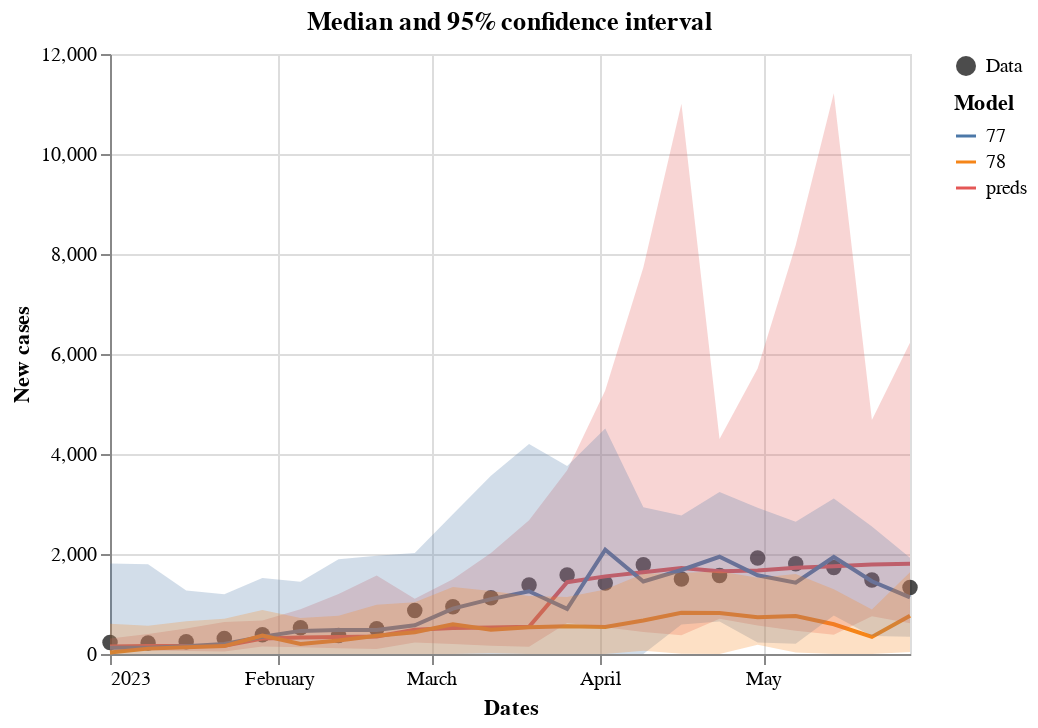

Here is the notebook cell this chart was saved with:
### Code cell
score.plot_predictions()

### Figure 1 — Vega-Lite specification as saved in the notebook (floating-point values rounded to 4 significant figures)
{"config": {"view": {"continuousWidth": 300, "continuousHeight": 300}}, "layer": [{"data": {"name": "data-31ab3405ccd4240dcb0f02c0c71558b5"}, "mark": {"type": "circle", "size": 60}, "encoding": {"color": {"field": "legend", "legend": {"title": null}, "scale": {"range": ["black"]}, "type": "nominal"}, "x": {"field": "dates", "type": "temporal"}, "y": {"field": "casos", "type": "quantitative"}}}, {"data": {"name": "data-cb85f0933e1235205f09a98c6a2bc007"}, "mark": {"type": "line"}, "encoding": {"color": {"field": "model", "legend": {"title": "Model"}, "type": "nominal"}, "x": {"field": "dates", "title": "Dates", "type": "temporal"}, "y": {"field": "preds", "title": "New cases", "type": "quantitative"}}, "title": "Median and 95% confidence interval"}, {"data": {"name": "data-cb85f0933e1235205f09a98c6a2bc007"}, "mark": {"type": "area", "opacity": 0.25}, "encoding": {"color": {"field": "model", "legend": null, "type": "nominal"}, "x": {"field": "dates", "type": "temporal"}, "y": {"field": "lower", "type": "quantitative"}, "y2": {"field": "upper"}}, "title": "Median and 95% confidence interval"}, {"data": {"name": "data-cb85f0933e1235205f09a98c6a2bc007"}, "mark": {"type": "point"}, "encoding": {"color": {"field": "model", "legend": null, "type": "nominal"}, "opacity": {"condition": {"param": "param_5", "value": 1, "empty": false}, "value": 0}, "x": {"field": "dates", "title": "Dates", "type": "temporal"}, "y": {"field": "preds", "title": "New cases", "type": "quantitative"}}, "title": "Median and 95% confidence interval"}, {"data": {"name": "data-77cc50d4a7fba1b42e2243e54cbc2147"}, "mark": {"type": "rule", "color": "gray"}, "encoding": {"opacity": {"condition": {"param": "param_5", "value": 0.3, "empty": false}, "value": 0}, "tooltip": [{"field": "dates", "title": "Date", "type": "temporal"}, {"field": "preds", "format": ".0f", "type": "quantitative"}, {"field": "77", "format": ".0f", "type": "quantitative"}, {"field": "78", "format": ".0f", "type": "quantitative"}, {"field": "cases", "format": ".0f", "type": "quantitative"}], "x": {"field": "dates", "type": "temporal"}}, "name": "view_5", "transform": [{"pivot": "model", "value": "preds", "groupby": ["dates"]}]}], "height": 300, "params": [{"name": "param_5", "select": {"type": "point", "fields": ["dates"], "nearest": true, "on": "pointerover"}, "views": ["view_5"]}], "resolve": {"scale": {"color": "independent"}}, "width": 400, "$schema": "https://vega.github.io/schema/vega-lite/v5.17.0.json", "datasets": {"data-31ab3405ccd4240dcb0f02c0c71558b5": [{"dates": "2023-01-01T00:00:00", "casos": 230.0, "legend": "Data"}, {"dates": "2023-01-08T00:00:00", "casos": 218.0, "legend": "Data"}, {"dates": "2023-01-15T00:00:00", "casos": 246.0, "legend": "Data"}, {"dates": "2023-01-22T00:00:00", "casos": 312.0, "legend": "Data"}, {"dates": "2023-01-29T00:00:00", "casos": 383.0, "legend": "Data"}, {"dates": "2023-02-05T00:00:00", "casos": 525.0, "legend": "Data"}, {"dates": "2023-02-12T00:00:00", "casos": 372.0, "legend": "Data"}, {"dates": "2023-02-19T00:00:00", "casos": 507.0, "legend": "Data"}, {"dates": "2023-02-26T00:00:00", "casos": 870.0, "legend": "Data"}, {"dates": "2023-03-05T00:00:00", "casos": 945.0, "legend": "Data"}, {"dates": "2023-03-12T00:00:00", "casos": 1125.0, "legend": "Data"}, {"dates": "2023-03-19T00:00:00", "casos": 1382.0, "legend": "Data"}, {"dates": "2023-03-26T00:00:00", "casos": 1580.0, "legend": "Data"}, {"dates": "2023-04-02T00:00:00", "casos": 1420.0, "legend": "Data"}, {"dates": "2023-04-09T00:00:00", "casos": 1783.0, "legend": "Data"}, {"dates": "2023-04-16T00:00:00", "casos": 1502.0, "legend": "Data"}, {"dates": "2023-04-23T00:00:00", "casos": 1572.0, "legend": "Data"}, {"dates": "2023-04-30T00:00:00", "casos": 1919.0, "legend": "Data"}, {"dates": "2023-05-07T00:00:00", "casos": 1807.0, "legend": "Data"}, {"dates": "2023-05-14T00:00:00", "casos": 1731.0, "legend": "Data"}, {"dates": "2023-05-21T00:00:00", "casos": 1479.0, "legend": "Data"}, {"dates": "2023-05-28T00:00:00", "casos": 1328.0, "legend": "Data"}], "data-cb85f0933e1235205f09a98c6a2bc007": [{"dates": "2023-01-01T00:00:00", "preds": 151.8, "lower": 78.8, "upper": 309.0, "data": 230.0, "model": "preds", "adm_2": null, "adm_1": null, "adm_0": null}, {"dates": "2023-01-08T00:00:00", "preds": 159.7, "lower": 69.93, "upper": 399.4, "data": 218.0, "model": "preds", "adm_2": null, "adm_1": null, "adm_0": null}, {"dates": "2023-01-15T00:00:00", "preds": 161.1, "lower": 58.61, "upper": 509.0, "data": 246.0, "model": "preds", "adm_2": null, "adm_1": null, "adm_0": null}, {"dates": "2023-01-22T00:00:00", "preds": 164.1, "lower": 50.9, "upper": 640.3, "data": 312.0, "model": "preds", "adm_2": null, "adm_1": null, "adm_0": null}, {"dates": "2023-01-29T00:00:00", "preds": 309.4, "lower": 152.1, "upper": 672.3, "data": 383.0, "model": "preds", "adm_2": null, "adm_1": null, "adm_0": null}, {"dates": "2023-02-05T00:00:00", "preds": 328.4, "lower": 134.1, "upper": 895.5, "data": 525.0, "model": "preds", "adm_2": null, "adm_1": null, "adm_0": null}, {"dates": "2023-02-12T00:00:00", "preds": 338.4, "lower": 112.9, "upper": 1199.0, "data": 372.0, "model": "preds", "adm_2": null, "adm_1": null, "adm_0": null}, {"dates": "2023-02-19T00:00:00", "preds": 349.6, "lower": 97.94, "upper": 1569.0, "data": 507.0, "model": "preds", "adm_2": null, "adm_1": null, "adm_0": null}, {"dates": "2023-02-26T00:00:00", "preds": 486.7, "lower": 230.6, "upper": 1105.0, "data": 870.0, "model": "preds", "adm_2": null, "adm_1": null, "adm_0": null}, {"dates": "2023-03-05T00:00:00", "preds": 517.8, "lower": 202.0, "upper": 1496.0, "data": 945.0, "model": "preds", "adm_2": null, "adm_1": null, "adm_0": null}, {"dates": "2023-03-12T00:00:00", "preds": 529.8, "lower": 167.2, "upper": 2019.0, "data": 1125.0, "model": "preds", "adm_2": null, "adm_1": null, "adm_0": null}, {"dates": "2023-03-19T00:00:00", "preds": 545.4, "lower": 143.5, "upper": 2674.0, "data": 1382.0, "model": "preds", "adm_2": null, "adm_1": null, "adm_0": null}, {"dates": "2023-03-26T00:00:00", "preds": 1437.0, "lower": 617.8, "upper": 3675.0, "data": 1580.0, "model": "preds", "adm_2": null, "adm_1": null, "adm_0": null}, {"dates": "2023-04-02T00:00:00", "preds": 1553.0, "lower": 534.8, "upper": 5268.0, "data": 1420.0, "model": "preds", "adm_2": null, "adm_1": null, "adm_0": null}, {"dates": "2023-04-09T00:00:00", "preds": 1637.0, "lower": 442.3, "upper": 7729.0, "data": 1783.0, "model": "preds", "adm_2": null, "adm_1": null, "adm_0": null}, {"dates": "2023-04-16T00:00:00", "preds": 1721.0, "lower": 377.2, "upper": 11000.0, "data": 1502.0, "model": "preds", "adm_2": null, "adm_1": null, "adm_0": null}, {"dates": "2023-04-23T00:00:00", "preds": 1657.0, "lower": 704.3, "upper": 4299.0, "data": 1572.0, "model": "preds", "adm_2": null, "adm_1": null, "adm_0": null}, {"dates": "2023-04-30T00:00:00", "preds": 1670.0, "lower": 572.0, "upper": 5712.0, "data": 1919.0, "model": "preds", "adm_2": null, "adm_1": null, "adm_0": null}, {"dates": "2023-05-07T00:00:00", "preds": 1723.0, "lower": 463.7, "upper": 8177.0, "data": 1807.0, "model": "preds", "adm_2": null, "adm_1": null, "adm_0": null}, {"dates": "2023-05-14T00:00:00", "preds": 1755.0, "lower": 385.1, "upper": 11220.0, "data": 1731.0, "model": "preds", "adm_2": null, "adm_1": null, "adm_0": null}, {"dates": "2023-05-21T00:00:00", "preds": 1792.0, "lower": 757.5, "upper": 4681.0, "data": 1479.0, "model": "preds", "adm_2": null, "adm_1": null, "adm_0": null}, {"dates": "2023-05-28T00:00:00", "preds": 1805.0, "lower": 614.1, "upper": 6227.0, "data": 1328.0, "model": "preds", "adm_2": null, "adm_1": null, "adm_0": null}, {"dates": "2023-01-01T00:00:00", "preds": 124.7, "lower": 0.0, "upper": 1810.0, "data": null, "model": "77", "adm_2": 3305000.0, "adm_1": "RJ", "adm_0": "BR"}, {"dates": "2023-01-08T00:00:00", "preds": 127.2, "lower": 0.0, "upper": 1794.0, "data": null, "model": "77", "adm_2": 3305000.0, "adm_1": "RJ", "adm_0": "BR"}, {"dates": "2023-01-15T00:00:00", "preds": 155.2, "lower": 0.0, "upper": 1269.0, "data": null, "model": "77", "adm_2": 3305000.0, "adm_1": "RJ", "adm_0": "BR"}, {"dates": "2023-01-22T00:00:00", "preds": 198.8, "lower": 0.0, "upper": 1195.0, "data": null, "model": "77", "adm_2": 3305000.0, "adm_1": "RJ", "adm_0": "BR"}, {"dates": "2023-01-29T00:00:00", "preds": 345.3, "lower": 0.0, "upper": 1518.0, "data": null, "model": "77", "adm_2": 3305000.0, "adm_1": "RJ", "adm_0": "BR"}, {"dates": "2023-02-05T00:00:00", "preds": 462.3, "lower": 0.0, "upper": 1445.0, "data": null, "model": "77", "adm_2": 3305000.0, "adm_1": "RJ", "adm_0": "BR"}, {"dates": "2023-02-12T00:00:00", "preds": 481.6, "lower": 0.0, "upper": 1894.0, "data": null, "model": "77", "adm_2": 3305000.0, "adm_1": "RJ", "adm_0": "BR"}, {"dates": "2023-02-19T00:00:00", "preds": 481.6, "lower": 0.0, "upper": 1966.0, "data": null, "model": "77", "adm_2": 3305000.0, "adm_1": "RJ", "adm_0": "BR"}, {"dates": "2023-02-26T00:00:00", "preds": 574.3, "lower": 0.0, "upper": 2020.0, "data": null, "model": "77", "adm_2": 3305000.0, "adm_1": "RJ", "adm_0": "BR"}, {"dates": "2023-03-05T00:00:00", "preds": 908.6, "lower": 0.0, "upper": 2794.0, "data": null, "model": "77", "adm_2": 3305000.0, "adm_1": "RJ", "adm_0": "BR"}, {"dates": "2023-03-12T00:00:00", "preds": 1098.0, "lower": 0.0, "upper": 3565.0, "data": null, "model": "77", "adm_2": 3305000.0, "adm_1": "RJ", "adm_0": "BR"}, {"dates": "2023-03-19T00:00:00", "preds": 1255.0, "lower": 0.0, "upper": 4202.0, "data": null, "model": "77", "adm_2": 3305000.0, "adm_1": "RJ", "adm_0": "BR"}, {"dates": "2023-03-26T00:00:00", "preds": 903.3, "lower": 0.0, "upper": 3761.0, "data": null, "model": "77", "adm_2": 3305000.0, "adm_1": "RJ", "adm_0": "BR"}, {"dates": "2023-04-02T00:00:00", "preds": 2085.0, "lower": 0.0, "upper": 4512.0, "data": null, "model": "77", "adm_2": 3305000.0, "adm_1": "RJ", "adm_0": "BR"}, {"dates": "2023-04-09T00:00:00", "preds": 1451.0, "lower": 0.0, "upper": 2937.0, "data": null, "model": "77", "adm_2": 3305000.0, "adm_1": "RJ", "adm_0": "BR"}, {"dates": "2023-04-16T00:00:00", "preds": 1680.0, "lower": 591.8, "upper": 2768.0, "data": null, "model": "77", "adm_2": 3305000.0, "adm_1": "RJ", "adm_0": "BR"}, {"dates": "2023-04-23T00:00:00", "preds": 1944.0, "lower": 650.1, "upper": 3239.0, "data": null, "model": "77", "adm_2": 3305000.0, "adm_1": "RJ", "adm_0": "BR"}, {"dates": "2023-04-30T00:00:00", "preds": 1575.0, "lower": 227.6, "upper": 2923.0, "data": null, "model": "77", "adm_2": 3305000.0, "adm_1": "RJ", "adm_0": "BR"}, {"dates": "2023-05-07T00:00:00", "preds": 1426.0, "lower": 206.8, "upper": 2646.0, "data": null, "model": "77", "adm_2": 3305000.0, "adm_1": "RJ", "adm_0": "BR"}, {"dates": "2023-05-14T00:00:00", "preds": 1940.0, "lower": 769.2, "upper": 3110.0, "data": null, "model": "77", "adm_2": 3305000.0, "adm_1": "RJ", "adm_0": "BR"}, {"dates": "2023-05-21T00:00:00", "preds": 1454.0, "lower": 359.8, "upper": 2549.0, "data": null, "model": "77", "adm_2": 3305000.0, "adm_1": "RJ", "adm_0": "BR"}, {"dates": "2023-05-28T00:00:00", "preds": 1134.0, "lower": 343.1, "upper": 1925.0, "data": null, "model": "77", "adm_2": 3305000.0, "adm_1": "RJ", "adm_0": "BR"}, {"dates": "2023-01-01T00:00:00", "preds": 28.92, "lower": 0.0, "upper": 602.8, "data": null, "model": "78", "adm_2": 3305000.0, "adm_1": "RJ", "adm_0": "BR"}, {"dates": "2023-01-08T00:00:00", "preds": 107.6, "lower": 0.0, "upper": 566.5, "data": null, "model": "78", "adm_2": 3305000.0, "adm_1": "RJ", "adm_0": "BR"}, {"dates": "2023-01-15T00:00:00", "preds": 136.0, "lower": 0.0, "upper": 654.7, "data": null, "model": "78", "adm_2": 3305000.0, "adm_1": "RJ", "adm_0": "BR"}, {"dates": "2023-01-22T00:00:00", "preds": 157.6, "lower": 0.0, "upper": 703.7, "data": null, "model": "78", "adm_2": 3305000.0, "adm_1": "RJ", "adm_0": "BR"}, {"dates": "2023-01-29T00:00:00", "preds": 370.8, "lower": 0.0, "upper": 879.5, "data": null, "model": "78", "adm_2": 3305000.0, "adm_1": "RJ", "adm_0": "BR"}, {"dates": "2023-02-05T00:00:00", "preds": 200.7, "lower": 0.0, "upper": 720.3, "data": null, "model": "78", "adm_2": 3305000.0, "adm_1": "RJ", "adm_0": "BR"}, {"dates": "2023-02-12T00:00:00", "preds": 270.5, "lower": 0.0, "upper": 766.1, "data": null, "model": "78", "adm_2": 3305000.0, "adm_1": "RJ", "adm_0": "BR"}, {"dates": "2023-02-19T00:00:00", "preds": 366.0, "lower": 0.0, "upper": 984.1, "data": null, "model": "78", "adm_2": 3305000.0, "adm_1": "RJ", "adm_0": "BR"}, {"dates": "2023-02-26T00:00:00", "preds": 434.2, "lower": 0.0, "upper": 1036.0, "data": null, "model": "78", "adm_2": 3305000.0, "adm_1": "RJ", "adm_0": "BR"}, {"dates": "2023-03-05T00:00:00", "preds": 593.1, "lower": 0.0, "upper": 1340.0, "data": null, "model": "78", "adm_2": 3305000.0, "adm_1": "RJ", "adm_0": "BR"}, {"dates": "2023-03-12T00:00:00", "preds": 486.8, "lower": 13.18, "upper": 1258.0, "data": null, "model": "78", "adm_2": 3305000.0, "adm_1": "RJ", "adm_0": "BR"}, {"dates": "2023-03-19T00:00:00", "preds": 534.4, "lower": 0.0, "upper": 1161.0, "data": null, "model": "78", "adm_2": 3305000.0, "adm_1": "RJ", "adm_0": "BR"}, {"dates": "2023-03-26T00:00:00", "preds": 555.0, "lower": 0.0, "upper": 1139.0, "data": null, "model": "78", "adm_2": 3305000.0, "adm_1": "RJ", "adm_0": "BR"}, {"dates": "2023-04-02T00:00:00", "preds": 540.6, "lower": 0.0, "upper": 1291.0, "data": null, "model": "78", "adm_2": 3305000.0, "adm_1": "RJ", "adm_0": "BR"}, {"dates": "2023-04-09T00:00:00", "preds": 670.6, "lower": 63.09, "upper": 1603.0, "data": null, "model": "78", "adm_2": 3305000.0, "adm_1": "RJ", "adm_0": "BR"}, {"dates": "2023-04-16T00:00:00", "preds": 823.2, "lower": 5.392, "upper": 1619.0, "data": null, "model": "78", "adm_2": 3305000.0, "adm_1": "RJ", "adm_0": "BR"}, {"dates": "2023-04-23T00:00:00", "preds": 821.3, "lower": 0.0, "upper": 1657.0, "data": null, "model": "78", "adm_2": 3305000.0, "adm_1": "RJ", "adm_0": "BR"}, {"dates": "2023-04-30T00:00:00", "preds": 736.0, "lower": 186.1, "upper": 1523.0, "data": null, "model": "78", "adm_2": 3305000.0, "adm_1": "RJ", "adm_0": "BR"}, {"dates": "2023-05-07T00:00:00", "preds": 760.4, "lower": 31.67, "upper": 1602.0, "data": null, "model": "78", "adm_2": 3305000.0, "adm_1": "RJ", "adm_0": "BR"}, {"dates": "2023-05-14T00:00:00", "preds": 593.9, "lower": 0.0, "upper": 1294.0, "data": null, "model": "78", "adm_2": 3305000.0, "adm_1": "RJ", "adm_0": "BR"}, {"dates": "2023-05-21T00:00:00", "preds": 341.6, "lower": 0.0, "upper": 890.2, "data": null, "model": "78", "adm_2": 3305000.0, "adm_1": "RJ", "adm_0": "BR"}, {"dates": "2023-05-28T00:00:00", "preds": 766.2, "lower": 41.88, "upper": 1633.0, "data": null, "model": "78", "adm_2": 3305000.0, "adm_1": "RJ", "adm_0": "BR"}], "data-77cc50d4a7fba1b42e2243e54cbc2147": [{"dates": "2023-01-01T00:00:00", "preds": 151.8, "lower": 78.8, "upper": 309.0, "data": 230.0, "model": "preds", "adm_2": null, "adm_1": null, "adm_0": null, "legend": null}, {"dates": "2023-01-08T00:00:00", "preds": 159.7, "lower": 69.93, "upper": 399.4, "data": 218.0, "model": "preds", "adm_2": null, "adm_1": null, "adm_0": null, "legend": null}, {"dates": "2023-01-15T00:00:00", "preds": 161.1, "lower": 58.61, "upper": 509.0, "data": 246.0, "model": "preds", "adm_2": null, "adm_1": null, "adm_0": null, "legend": null}, {"dates": "2023-01-22T00:00:00", "preds": 164.1, "lower": 50.9, "upper": 640.3, "data": 312.0, "model": "preds", "adm_2": null, "adm_1": null, "adm_0": null, "legend": null}, {"dates": "2023-01-29T00:00:00", "preds": 309.4, "lower": 152.1, "upper": 672.3, "data": 383.0, "model": "preds", "adm_2": null, "adm_1": null, "adm_0": null, "legend": null}, {"dates": "2023-02-05T00:00:00", "preds": 328.4, "lower": 134.1, "upper": 895.5, "data": 525.0, "model": "preds", "adm_2": null, "adm_1": null, "adm_0": null, "legend": null}, {"dates": "2023-02-12T00:00:00", "preds": 338.4, "lower": 112.9, "upper": 1199.0, "data": 372.0, "model": "preds", "adm_2": null, "adm_1": null, "adm_0": null, "legend": null}, {"dates": "2023-02-19T00:00:00", "preds": 349.6, "lower": 97.94, "upper": 1569.0, "data": 507.0, "model": "preds", "adm_2": null, "adm_1": null, "adm_0": null, "legend": null}, {"dates": "2023-02-26T00:00:00", "preds": 486.7, "lower": 230.6, "upper": 1105.0, "data": 870.0, "model": "preds", "adm_2": null, "adm_1": null, "adm_0": null, "legend": null}, {"dates": "2023-03-05T00:00:00", "preds": 517.8, "lower": 202.0, "upper": 1496.0, "data": 945.0, "model": "preds", "adm_2": null, "adm_1": null, "adm_0": null, "legend": null}, {"dates": "2023-03-12T00:00:00", "preds": 529.8, "lower": 167.2, "upper": 2019.0, "data": 1125.0, "model": "preds", "adm_2": null, "adm_1": null, "adm_0": null, "legend": null}, {"dates": "2023-03-19T00:00:00", "preds": 545.4, "lower": 143.5, "upper": 2674.0, "data": 1382.0, "model": "preds", "adm_2": null, "adm_1": null, "adm_0": null, "legend": null}, {"dates": "2023-03-26T00:00:00", "preds": 1437.0, "lower": 617.8, "upper": 3675.0, "data": 1580.0, "model": "preds", "adm_2": null, "adm_1": null, "adm_0": null, "legend": null}, {"dates": "2023-04-02T00:00:00", "preds": 1553.0, "lower": 534.8, "upper": 5268.0, "data": 1420.0, "model": "preds", "adm_2": null, "adm_1": null, "adm_0": null, "legend": null}, {"dates": "2023-04-09T00:00:00", "preds": 1637.0, "lower": 442.3, "upper": 7729.0, "data": 1783.0, "model": "preds", "adm_2": null, "adm_1": null, "adm_0": null, "legend": null}, {"dates": "2023-04-16T00:00:00", "preds": 1721.0, "lower": 377.2, "upper": 11000.0, "data": 1502.0, "model": "preds", "adm_2": null, "adm_1": null, "adm_0": null, "legend": null}, {"dates": "2023-04-23T00:00:00", "preds": 1657.0, "lower": 704.3, "upper": 4299.0, "data": 1572.0, "model": "preds", "adm_2": null, "adm_1": null, "adm_0": null, "legend": null}, {"dates": "2023-04-30T00:00:00", "preds": 1670.0, "lower": 572.0, "upper": 5712.0, "data": 1919.0, "model": "preds", "adm_2": null, "adm_1": null, "adm_0": null, "legend": null}, {"dates": "2023-05-07T00:00:00", "preds": 1723.0, "lower": 463.7, "upper": 8177.0, "data": 1807.0, "model": "preds", "adm_2": null, "adm_1": null, "adm_0": null, "legend": null}, {"dates": "2023-05-14T00:00:00", "preds": 1755.0, "lower": 385.1, "upper": 11220.0, "data": 1731.0, "model": "preds", "adm_2": null, "adm_1": null, "adm_0": null, "legend": null}, {"dates": "2023-05-21T00:00:00", "preds": 1792.0, "lower": 757.5, "upper": 4681.0, "data": 1479.0, "model": "preds", "adm_2": null, "adm_1": null, "adm_0": null, "legend": null}, {"dates": "2023-05-28T00:00:00", "preds": 1805.0, "lower": 614.1, "upper": 6227.0, "data": 1328.0, "model": "preds", "adm_2": null, "adm_1": null, "adm_0": null, "legend": null}, {"dates": "2023-01-01T00:00:00", "preds": 124.7, "lower": 0.0, "upper": 1810.0, "data": null, "model": "77", "adm_2": 3305000.0, "adm_1": "RJ", "adm_0": "BR", "legend": null}, {"dates": "2023-01-08T00:00:00", "preds": 127.2, "lower": 0.0, "upper": 1794.0, "data": null, "model": "77", "adm_2": 3305000.0, "adm_1": "RJ", "adm_0": "BR", "legend": null}, {"dates": "2023-01-15T00:00:00", "preds": 155.2, "lower": 0.0, "upper": 1269.0, "data": null, "model": "77", "adm_2": 3305000.0, "adm_1": "RJ", "adm_0": "BR", "legend": null}, {"dates": "2023-01-22T00:00:00", "preds": 198.8, "lower": 0.0, "upper": 1195.0, "data": null, "model": "77", "adm_2": 3305000.0, "adm_1": "RJ", "adm_0": "BR", "legend": null}, {"dates": "2023-01-29T00:00:00", "preds": 345.3, "lower": 0.0, "upper": 1518.0, "data": null, "model": "77", "adm_2": 3305000.0, "adm_1": "RJ", "adm_0": "BR", "legend": null}, {"dates": "2023-02-05T00:00:00", "preds": 462.3, "lower": 0.0, "upper": 1445.0, "data": null, "model": "77", "adm_2": 3305000.0, "adm_1": "RJ", "adm_0": "BR", "legend": null}, {"dates": "2023-02-12T00:00:00", "preds": 481.6, "lower": 0.0, "upper": 1894.0, "data": null, "model": "77", "adm_2": 3305000.0, "adm_1": "RJ", "adm_0": "BR", "legend": null}, {"dates": "2023-02-19T00:00:00", "preds": 481.6, "lower": 0.0, "upper": 1966.0, "data": null, "model": "77", "adm_2": 3305000.0, "adm_1": "RJ", "adm_0": "BR", "legend": null}, {"dates": "2023-02-26T00:00:00", "preds": 574.3, "lower": 0.0, "upper": 2020.0, "data": null, "model": "77", "adm_2": 3305000.0, "adm_1": "RJ", "adm_0": "BR", "legend": null}, {"dates": "2023-03-05T00:00:00", "preds": 908.6, "lower": 0.0, "upper": 2794.0, "data": null, "model": "77", "adm_2": 3305000.0, "adm_1": "RJ", "adm_0": "BR", "legend": null}, {"dates": "2023-03-12T00:00:00", "preds": 1098.0, "lower": 0.0, "upper": 3565.0, "data": null, "model": "77", "adm_2": 3305000.0, "adm_1": "RJ", "adm_0": "BR", "legend": null}, {"dates": "2023-03-19T00:00:00", "preds": 1255.0, "lower": 0.0, "upper": 4202.0, "data": null, "model": "77", "adm_2": 3305000.0, "adm_1": "RJ", "adm_0": "BR", "legend": null}, {"dates": "2023-03-26T00:00:00", "preds": 903.3, "lower": 0.0, "upper": 3761.0, "data": null, "model": "77", "adm_2": 3305000.0, "adm_1": "RJ", "adm_0": "BR", "legend": null}, {"dates": "2023-04-02T00:00:00", "preds": 2085.0, "lower": 0.0, "upper": 4512.0, "data": null, "model": "77", "adm_2": 3305000.0, "adm_1": "RJ", "adm_0": "BR", "legend": null}, {"dates": "2023-04-09T00:00:00", "preds": 1451.0, "lower": 0.0, "upper": 2937.0, "data": null, "model": "77", "adm_2": 3305000.0, "adm_1": "RJ", "adm_0": "BR", "legend": null}, {"dates": "2023-04-16T00:00:00", "preds": 1680.0, "lower": 591.8, "upper": 2768.0, "data": null, "model": "77", "adm_2": 3305000.0, "adm_1": "RJ", "adm_0": "BR", "legend": null}, {"dates": "2023-04-23T00:00:00", "preds": 1944.0, "lower": 650.1, "upper": 3239.0, "data": null, "model": "77", "adm_2": 3305000.0, "adm_1": "RJ", "adm_0": "BR", "legend": null}, {"dates": "2023-04-30T00:00:00", "preds": 1575.0, "lower": 227.6, "upper": 2923.0, "data": null, "model": "77", "adm_2": 3305000.0, "adm_1": "RJ", "adm_0": "BR", "legend": null}, {"dates": "2023-05-07T00:00:00", "preds": 1426.0, "lower": 206.8, "upper": 2646.0, "data": null, "model": "77", "adm_2": 3305000.0, "adm_1": "RJ", "adm_0": "BR", "legend": null}, {"dates": "2023-05-14T00:00:00", "preds": 1940.0, "lower": 769.2, "upper": 3110.0, "data": null, "model": "77", "adm_2": 3305000.0, "adm_1": "RJ", "adm_0": "BR", "legend": null}, {"dates": "2023-05-21T00:00:00", "preds": 1454.0, "lower": 359.8, "upper": 2549.0, "data": null, "model": "77", "adm_2": 3305000.0, "adm_1": "RJ", "adm_0": "BR", "legend": null}, {"dates": "2023-05-28T00:00:00", "preds": 1134.0, "lower": 343.1, "upper": 1925.0, "data": null, "model": "77", "adm_2": 3305000.0, "adm_1": "RJ", "adm_0": "BR", "legend": null}, {"dates": "2023-01-01T00:00:00", "preds": 28.92, "lower": 0.0, "upper": 602.8, "data": null, "model": "78", "adm_2": 3305000.0, "adm_1": "RJ", "adm_0": "BR", "legend": null}, {"dates": "2023-01-08T00:00:00", "preds": 107.6, "lower": 0.0, "upper": 566.5, "data": null, "model": "78", "adm_2": 3305000.0, "adm_1": "RJ", "adm_0": "BR", "legend": null}, {"dates": "2023-01-15T00:00:00", "preds": 136.0, "lower": 0.0, "upper": 654.7, "data": null, "model": "78", "adm_2": 3305000.0, "adm_1": "RJ", "adm_0": "BR", "legend": null}, {"dates": "2023-01-22T00:00:00", "preds": 157.6, "lower": 0.0, "upper": 703.7, "data": null, "model": "78", "adm_2": 3305000.0, "adm_1": "RJ", "adm_0": "BR", "legend": null}, {"dates": "2023-01-29T00:00:00", "preds": 370.8, "lower": 0.0, "upper": 879.5, "data": null, "model": "78", "adm_2": 3305000.0, "adm_1": "RJ", "adm_0": "BR", "legend": null}, {"dates": "2023-02-05T00:00:00", "preds": 200.7, "lower": 0.0, "upper": 720.3, "data": null, "model": "78", "adm_2": 3305000.0, "adm_1": "RJ", "adm_0": "BR", "legend": null}, {"dates": "2023-02-12T00:00:00", "preds": 270.5, "lower": 0.0, "upper": 766.1, "data": null, "model": "78", "adm_2": 3305000.0, "adm_1": "RJ", "adm_0": "BR", "legend": null}, {"dates": "2023-02-19T00:00:00", "preds": 366.0, "lower": 0.0, "upper": 984.1, "data": null, "model": "78", "adm_2": 3305000.0, "adm_1": "RJ", "adm_0": "BR", "legend": null}, {"dates": "2023-02-26T00:00:00", "preds": 434.2, "lower": 0.0, "upper": 1036.0, "data": null, "model": "78", "adm_2": 3305000.0, "adm_1": "RJ", "adm_0": "BR", "legend": null}, {"dates": "2023-03-05T00:00:00", "preds": 593.1, "lower": 0.0, "upper": 1340.0, "data": null, "model": "78", "adm_2": 3305000.0, "adm_1": "RJ", "adm_0": "BR", "legend": null}, {"dates": "2023-03-12T00:00:00", "preds": 486.8, "lower": 13.18, "upper": 1258.0, "data": null, "model": "78", "adm_2": 3305000.0, "adm_1": "RJ", "adm_0": "BR", "legend": null}, {"dates": "2023-03-19T00:00:00", "preds": 534.4, "lower": 0.0, "upper": 1161.0, "data": null, "model": "78", "adm_2": 3305000.0, "adm_1": "RJ", "adm_0": "BR", "legend": null}, {"dates": "2023-03-26T00:00:00", "preds": 555.0, "lower": 0.0, "upper": 1139.0, "data": null, "model": "78", "adm_2": 3305000.0, "adm_1": "RJ", "adm_0": "BR", "legend": null}, {"dates": "2023-04-02T00:00:00", "preds": 540.6, "lower": 0.0, "upper": 1291.0, "data": null, "model": "78", "adm_2": 3305000.0, "adm_1": "RJ", "adm_0": "BR", "legend": null}, {"dates": "2023-04-09T00:00:00", "preds": 670.6, "lower": 63.09, "upper": 1603.0, "data": null, "model": "78", "adm_2": 3305000.0, "adm_1": "RJ", "adm_0": "BR", "legend": null}, {"dates": "2023-04-16T00:00:00", "preds": 823.2, "lower": 5.392, "upper": 1619.0, "data": null, "model": "78", "adm_2": 3305000.0, "adm_1": "RJ", "adm_0": "BR", "legend": null}, {"dates": "2023-04-23T00:00:00", "preds": 821.3, "lower": 0.0, "upper": 1657.0, "data": null, "model": "78", "adm_2": 3305000.0, "adm_1": "RJ", "adm_0": "BR", "legend": null}, {"dates": "2023-04-30T00:00:00", "preds": 736.0, "lower": 186.1, "upper": 1523.0, "data": null, "model": "78", "adm_2": 3305000.0, "adm_1": "RJ", "adm_0": "BR", "legend": null}, {"dates": "2023-05-07T00:00:00", "preds": 760.4, "lower": 31.67, "upper": 1602.0, "data": null, "model": "78", "adm_2": 3305000.0, "adm_1": "RJ", "adm_0": "BR", "legend": null}, {"dates": "2023-05-14T00:00:00", "preds": 593.9, "lower": 0.0, "upper": 1294.0, "data": null, "model": "78", "adm_2": 3305000.0, "adm_1": "RJ", "adm_0": "BR", "legend": null}, {"dates": "2023-05-21T00:00:00", "preds": 341.6, "lower": 0.0, "upper": 890.2, "data": null, "model": "78", "adm_2": 3305000.0, "adm_1": "RJ", "adm_0": "BR", "legend": null}, {"dates": "2023-05-28T00:00:00", "preds": 766.2, "lower": 41.88, "upper": 1633.0, "data": null, "model": "78", "adm_2": 3305000.0, "adm_1": "RJ", "adm_0": "BR", "legend": null}, {"dates": "2023-01-01T00:00:00", "preds": 230.0, "lower": null, "upper": null, "data": null, "model": "cases", "adm_2": null, "adm_1": null, "adm_0": null, "legend": "Data"}, {"dates": "2023-01-08T00:00:00", "preds": 218.0, "lower": null, "upper": null, "data": null, "model": "cases", "adm_2": null, "adm_1": null, "adm_0": null, "legend": "Data"}, {"dates": "2023-01-15T00:00:00", "preds": 246.0, "lower": null, "upper": null, "data": null, "model": "cases", "adm_2": null, "adm_1": null, "adm_0": null, "legend": "Data"}, {"dates": "2023-01-22T00:00:00", "preds": 312.0, "lower": null, "upper": null, "data": null, "model": "cases", "adm_2": null, "adm_1": null, "adm_0": null, "legend": "Data"}, {"dates": "2023-01-29T00:00:00", "preds": 383.0, "lower": null, "upper": null, "data": null, "model": "cases", "adm_2": null, "adm_1": null, "adm_0": null, "legend": "Data"}, {"dates": "2023-02-05T00:00:00", "preds": 525.0, "lower": null, "upper": null, "data": null, "model": "cases", "adm_2": null, "adm_1": null, "adm_0": null, "legend": "Data"}, {"dates": "2023-02-12T00:00:00", "preds": 372.0, "lower": null, "upper": null, "data": null, "model": "cases", "adm_2": null, "adm_1": null, "adm_0": null, "legend": "Data"}, {"dates": "2023-02-19T00:00:00", "preds": 507.0, "lower": null, "upper": null, "data": null, "model": "cases", "adm_2": null, "adm_1": null, "adm_0": null, "legend": "Data"}, {"dates": "2023-02-26T00:00:00", "preds": 870.0, "lower": null, "upper": null, "data": null, "model": "cases", "adm_2": null, "adm_1": null, "adm_0": null, "legend": "Data"}, {"dates": "2023-03-05T00:00:00", "preds": 945.0, "lower": null, "upper": null, "data": null, "model": "cases", "adm_2": null, "adm_1": null, "adm_0": null, "legend": "Data"}, {"dates": "2023-03-12T00:00:00", "preds": 1125.0, "lower": null, "upper": null, "data": null, "model": "cases", "adm_2": null, "adm_1": null, "adm_0": null, "legend": "Data"}, {"dates": "2023-03-19T00:00:00", "preds": 1382.0, "lower": null, "upper": null, "data": null, "model": "cases", "adm_2": null, "adm_1": null, "adm_0": null, "legend": "Data"}, {"dates": "2023-03-26T00:00:00", "preds": 1580.0, "lower": null, "upper": null, "data": null, "model": "cases", "adm_2": null, "adm_1": null, "adm_0": null, "legend": "Data"}, {"dates": "2023-04-02T00:00:00", "preds": 1420.0, "lower": null, "upper": null, "data": null, "model": "cases", "adm_2": null, "adm_1": null, "adm_0": null, "legend": "Data"}, {"dates": "2023-04-09T00:00:00", "preds": 1783.0, "lower": null, "upper": null, "data": null, "model": "cases", "adm_2": null, "adm_1": null, "adm_0": null, "legend": "Data"}, {"dates": "2023-04-16T00:00:00", "preds": 1502.0, "lower": null, "upper": null, "data": null, "model": "cases", "adm_2": null, "adm_1": null, "adm_0": null, "legend": "Data"}, {"dates": "2023-04-23T00:00:00", "preds": 1572.0, "lower": null, "upper": null, "data": null, "model": "cases", "adm_2": null, "adm_1": null, "adm_0": null, "legend": "Data"}, {"dates": "2023-04-30T00:00:00", "preds": 1919.0, "lower": null, "upper": null, "data": null, "model": "cases", "adm_2": null, "adm_1": null, "adm_0": null, "legend": "Data"}, {"dates": "2023-05-07T00:00:00", "preds": 1807.0, "lower": null, "upper": null, "data": null, "model": "cases", "adm_2": null, "adm_1": null, "adm_0": null, "legend": "Data"}, {"dates": "2023-05-14T00:00:00", "preds": 1731.0, "lower": null, "upper": null, "data": null, "model": "cases", "adm_2": null, "adm_1": null, "adm_0": null, "legend": "Data"}, {"dates": "2023-05-21T00:00:00", "preds": 1479.0, "lower": null, "upper": null, "data": null, "model": "cases", "adm_2": null, "adm_1": null, "adm_0": null, "legend": "Data"}, {"dates": "2023-05-28T00:00:00", "preds": 1328.0, "lower": null, "upper": null, "data": null, "model": "cases", "adm_2": null, "adm_1": null, "adm_0": null, "legend": "Data"}]}}
